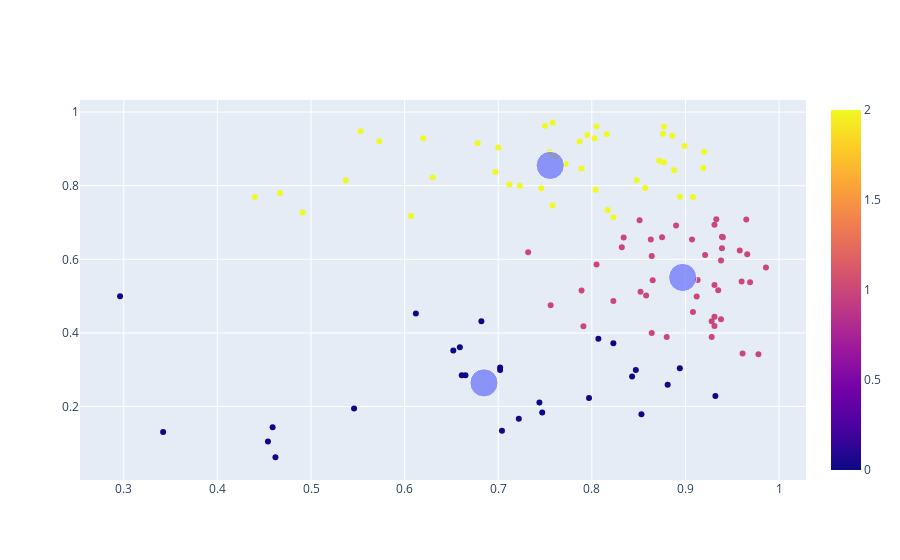

The cell this chart's notebook holds for it:
### Markdown cell above
## Grafico ##

### Code cell
grafico = px.scatter(x = results['energy'], y = results['valence'],
                     color= results['cluster'], )

grafico_centroide = px.scatter(x = centroides_clusters[:,0], 
                               y = centroides_clusters[:,1], size=[10, 10, 10])

grafico_final_petala = go.Figure(data = grafico.data + grafico_centroide.data)
grafico_final_petala.show()
